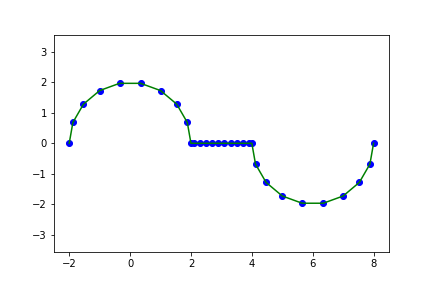

This chart was generated by the following Python code:
import numpy as np
from scipy import interpolate
import matplotlib.pyplot as plt

t1 = np.linspace(np.pi, 0, 10)
x1 = 2 * np.cos(t1)
y1 = 2 * np.sin(t1)

x2 = np.arange(2.1, 4, 0.2)
y2 = np.zeros(len(x2))

x = np.append(x1, x2)
y = np.append(y1, y2)

t3 = np.linspace(np.pi, 2*np.pi, 10)
x3 = 6 + 2 * np.cos(t3)
y3 = 2 * np.sin(t3)

x = np.append(x, x3)
y = np.append(y, y3)

print(x)

spline_coords, figure_spline_part = interpolate.splprep([x, y], s=0)
spline_curve = interpolate.splev(figure_spline_part, spline_coords)

plt.plot(x, y, 'bo')
plt.plot(spline_curve[0], spline_curve[1], 'g')
plt.axis('equal')
plt.savefig('slide_2_spline_complex_area.png')
